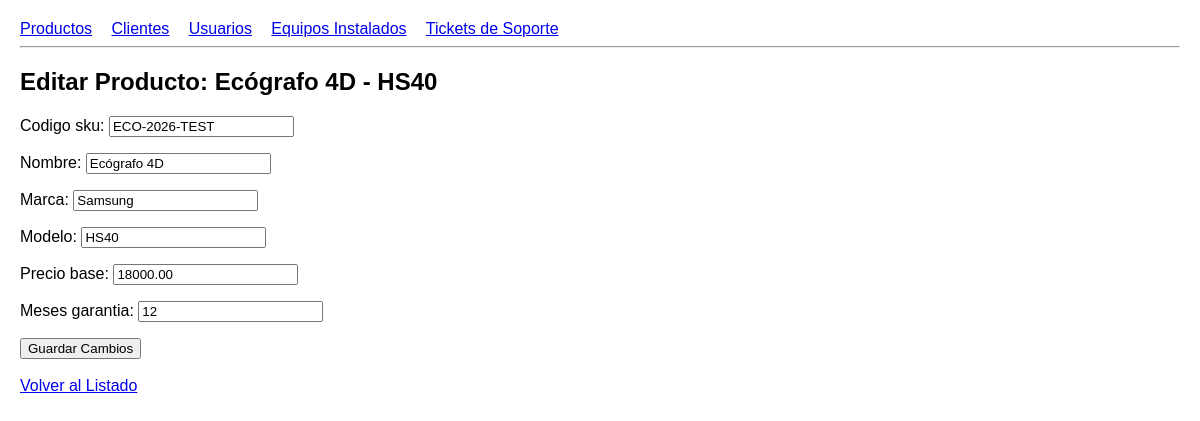
Screenshot of /inventario/productos/2/editar/ with the database file from the repository.
### inventario/models.py (models this page shows)
class Producto(models.Model):
    codigo_sku = models.CharField(max_length=50, unique=True)
    nombre = models.CharField(max_length=100)
    marca = models.CharField(max_length=50)
    modelo = models.CharField(max_length=50)
    precio_base = models.DecimalField(max_digits=10, decimal_places=2)
    meses_garantia = models.IntegerField()
    def __str__(self):
        return f"{self.nombre} - {self.modelo}"

### inventario/views.py (the view)
# urls.py: path('productos/<int:pk>/editar/', views.editar_producto, name='editar_producto'),
def editar_producto(request, pk):
    producto = get_object_or_404(Producto, pk=pk)
    if request.method == 'POST':
        form = ProductoForm(request.POST, instance=producto)
        if form.is_valid():
            form.save()  # UPDATE en SQLite usando Django ORM
            return redirect('lista_productos')
    else:
        form = ProductoForm(instance=producto)
    return render(request, 'inventario/editar_producto.html', {'form': form, 'objeto': producto})

### inventario/forms.py
class ProductoForm(forms.ModelForm):
    class Meta:
        model = Producto
        fields = ['codigo_sku', 'nombre', 'marca', 'modelo', 'precio_base', 'meses_garantia']

### inventario/templates/inventario/editar_producto.html (shortened to what this page needs)
{% extends 'inventario/base.html' %}
{% block content %}
<h2>Editar Producto: {{ objeto }}</h2>
<form method="POST">
    {{ form.as_p }}
    <button type="submit">Guardar Cambios</button>
</form>
<br>
<a href="{% url 'lista_productos' %}">Volver al Listado</a>
{% endblock %}

### inventario/templates/inventario/base.html (style rules this page uses)
body { font-family: Arial, sans-serif; margin: 20px; }

### rows the page displays
Producto: nombre+modelo "Ecógrafo 4D - HS40", codigo_sku "ECO-2026-TEST", nombre "Ecógrafo 4D", marca "Samsung", modelo "HS40", precio_base "18000.00", meses_garantia "12"
